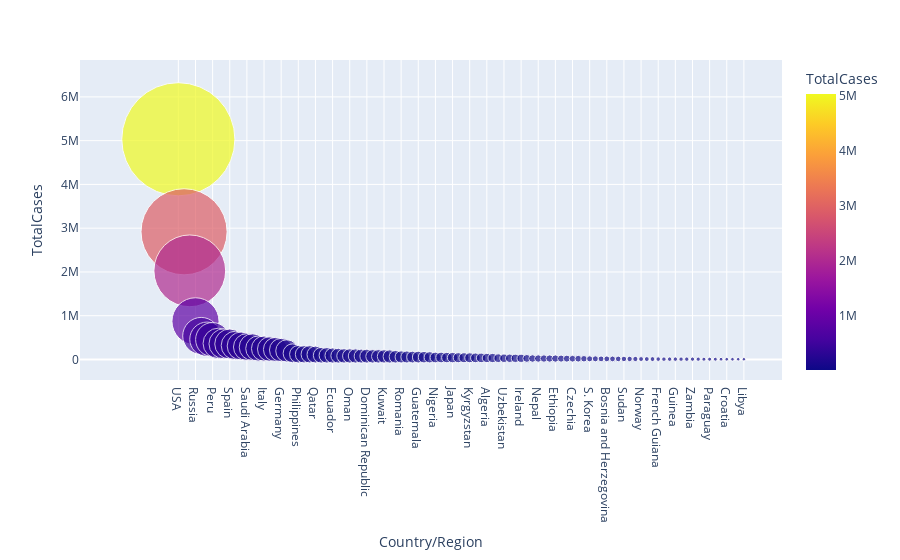

The code cell stored with this chart in its notebook:
### Markdown cell above
### SCATTER PLOT representing the total cases recorded in different country/region.

### Code cell
px.scatter(data1.head(100), x='Country/Region', y='TotalCases', hover_data=['Country/Region', 'Continent'], 
           color='TotalCases', size='TotalCases', size_max=80)

### Figure 1 — Plotly figure (JSON) as saved in the notebook; plotly's stock layout.template omitted (floating-point values rounded to 4 significant figures)
{"data": [{"customdata": [["North America"], ["South America"], ["Asia"], ["Europe"], ["Africa"], ["North America"], ["South America"], ["South America"], ["South America"], ["Europe"], ["Asia"], ["Europe"], ["Asia"], ["Asia"], ["Asia"], ["Europe"], ["Asia"], ["South America"], ["Europe"], ["Europe"], ["Asia"], ["Asia"], ["Asia"], ["North America"], ["Asia"], ["Asia"], ["Africa"], ["South America"], ["South America"], ["Europe"], ["Asia"], ["Asia"], ["Europe"], ["North America"], ["North America"], ["Europe"], ["Asia"], ["Europe"], ["Asia"], ["Europe"], ["Europe"], ["Asia"], ["North America"], ["Europe"], ["Europe"], ["Africa"], ["North America"], ["Asia"], ["Asia"], ["Asia"], ["Africa"], ["Asia"], ["Asia"], ["Europe"], ["Africa"], ["Asia"], ["Africa"], ["Asia"], ["Europe"], ["Europe"], ["Europe"], ["Africa"], ["South America"], ["Asia"], ["Europe"], ["North America"], ["Africa"], ["Australia/Oceania"], ["North America"], ["Europe"], ["Africa"], ["Africa"], ["Asia"], ["Europe"], ["Asia"], ["Europe"], ["Europe"], ["Africa"], ["Africa"], ["Europe"], ["Africa"], ["Europe"], ["Africa"], ["Asia"], ["South America"], ["Africa"], ["Asia"], ["Africa"], ["North America"], ["Europe"], ["Africa"], ["Europe"], ["Africa"], ["South America"], ["Europe"], ["Asia"], ["Europe"], ["Africa"], ["Europe"], ["Africa"]], "hovertemplate": "Country/Region=%{x}<br>TotalCases=%{marker.color}<br>Continent=%{customdata[0]}<extra></extra>", "legendgroup": "", "marker": {"color": [5032179, 2917562, 2025409, 871894, 538184, 462690, 455409, 366671, 357710, 354530, 320117, 308134, 284226, 281863, 249651, 249204, 237265, 228195, 215210, 195633, 140603, 119460, 118753, 118561, 112092, 95942, 95006, 90537, 86423, 81967, 80713, 79559, 76808, 76536, 71418, 71158, 70045, 68503, 61845, 57895, 56982, 54555, 54339, 52061, 49515, 45244, 45098, 42889, 42263, 39819, 39642, 38659, 36896, 36108, 33626, 33247, 29644, 28315, 27332, 26628, 26372, 24411, 22299, 21750, 21696, 21070, 20900, 19890, 19126, 17731, 17718, 16447, 14519, 14306, 13398, 13396, 13014, 12526, 11780, 11399, 10715, 9468, 9309, 9038, 8127, 7787, 7665, 7664, 7544, 7532, 7164, 7073, 6444, 6375, 6016, 5672, 5404, 5330, 5123, 4879], "coloraxis": "coloraxis", "size": [5032179, 2917562, 2025409, 871894, 538184, 462690, 455409, 366671, 357710, 354530, 320117, 308134, 284226, 281863, 249651, 249204, 237265, 228195, 215210, 195633, 140603, 119460, 118753, 118561, 112092, 95942, 95006, 90537, 86423, 81967, 80713, 79559, 76808, 76536, 71418, 71158, 70045, 68503, 61845, 57895, 56982, 54555, 54339, 52061, 49515, 45244, 45098, 42889, 42263, 39819, 39642, 38659, 36896, 36108, 33626, 33247, 29644, 28315, 27332, 26628, 26372, 24411, 22299, 21750, 21696, 21070, 20900, 19890, 19126, 17731, 17718, 16447, 14519, 14306, 13398, 13396, 13014, 12526, 11780, 11399, 10715, 9468, 9309, 9038, 8127, 7787, 7665, 7664, 7544, 7532, 7164, 7073, 6444, 6375, 6016, 5672, 5404, 5330, 5123, 4879], "sizemode": "area", "sizeref": 786.3, "symbol": "circle"}, "mode": "markers", "name": "", "orientation": "v", "showlegend": false, "type": "scatter", "x": ["USA", "Brazil", "India", "Russia", "South Africa", "Mexico", "Peru", "Chile", "Colombia", "Spain", "Iran", "UK", "Saudi Arabia", "Pakistan", "Bangladesh", "Italy", "Turkey", "Argentina", "Germany", "France", "Iraq", "Philippines", "Indonesia", "Canada", "Qatar", "Kazakhstan", "Egypt", "Ecuador", "Bolivia", "Sweden", "Oman", "Israel", "Ukraine", "Dominican Republic", "Panama", "Belgium", "Kuwait", "Belarus", "UAE", "Romania", "Netherlands", "Singapore", "Guatemala", "Portugal", "Poland", "Nigeria", "Honduras", "Bahrain", "Japan", "Armenia", "Ghana", "Kyrgyzstan", "Afghanistan", "Switzerland", "Algeria", "Azerbaijan", "Morocco", "Uzbekistan", "Serbia", "Moldova", "Ireland", "Kenya", "Venezuela", "Nepal", "Austria", "Costa Rica", "Ethiopia", "Australia", "El Salvador", "Czechia", "Cameroon", "Ivory Coast", "S. Korea", "Denmark", "Palestine", "Bosnia and Herzegovina", "Bulgaria", "Madagascar", "Sudan", "North Macedonia", "Senegal", "Norway", "DRC", "Malaysia", "French Guiana", "Gabon", "Tajikistan", "Guinea", "Haiti", "Finland", "Zambia", "Luxembourg", "Mauritania", "Paraguay", "Albania", "Lebanon", "Croatia", "Djibouti", "Greece", "Libya"], "xaxis": "x", "y": [5032179, 2917562, 2025409, 871894, 538184, 462690, 455409, 366671, 357710, 354530, 320117, 308134, 284226, 281863, 249651, 249204, 237265, 228195, 215210, 195633, 140603, 119460, 118753, 118561, 112092, 95942, 95006, 90537, 86423, 81967, 80713, 79559, 76808, 76536, 71418, 71158, 70045, 68503, 61845, 57895, 56982, 54555, 54339, 52061, 49515, 45244, 45098, 42889, 42263, 39819, 39642, 38659, 36896, 36108, 33626, 33247, 29644, 28315, 27332, 26628, 26372, 24411, 22299, 21750, 21696, 21070, 20900, 19890, 19126, 17731, 17718, 16447, 14519, 14306, 13398, 13396, 13014, 12526, 11780, 11399, 10715, 9468, 9309, 9038, 8127, 7787, 7665, 7664, 7544, 7532, 7164, 7073, 6444, 6375, 6016, 5672, 5404, 5330, 5123, 4879], "yaxis": "y"}], "layout": {"autosize": true, "coloraxis": {"colorbar": {"title": {"text": "TotalCases"}}, "colorscale": [[0, "#0d0887"], [0.1111, "#46039f"], [0.2222, "#7201a8"], [0.3333, "#9c179e"], [0.4444, "#bd3786"], [0.5556, "#d8576b"], [0.6667, "#ed7953"], [0.7778, "#fb9f3a"], [0.8889, "#fdca26"], [1, "#f0f921"]]}, "legend": {"itemsizing": "constant", "tracegroupgap": 0}, "margin": {"t": 60}, "xaxis": {"anchor": "y", "autorange": true, "domain": [0, 1], "range": [-14.44, 105.4], "title": {"text": "Country/Region"}, "type": "category"}, "yaxis": {"anchor": "x", "autorange": true, "domain": [0, 1], "range": [-1442000.0, 9802000.0], "title": {"text": "TotalCases"}, "type": "linear"}}}
